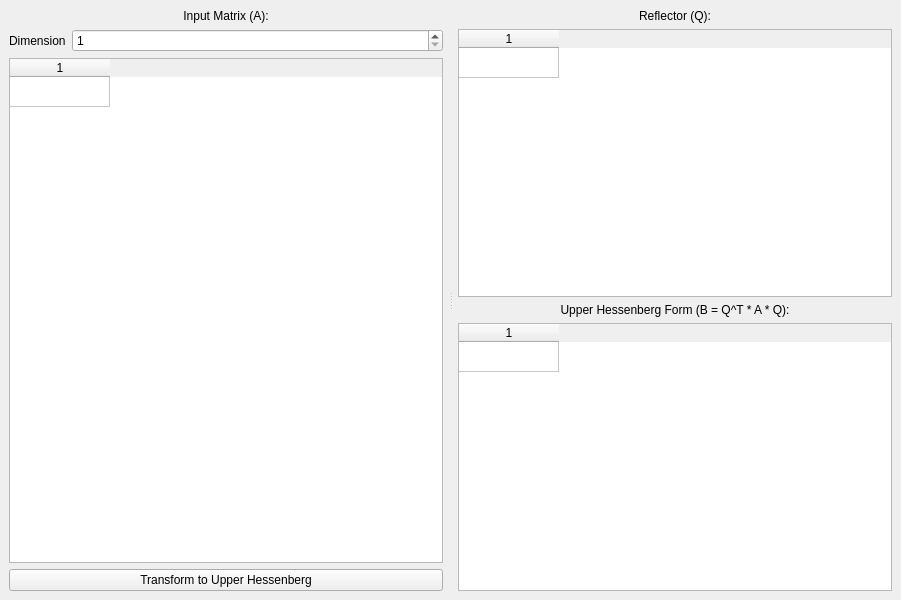
<?xml version="1.0" encoding="UTF-8"?>
<ui version="4.0">
 <class>MainWindow</class>
 <widget class="QMainWindow" name="MainWindow">
  <property name="geometry">
   <rect>
    <x>0</x>
    <y>0</y>
    <width>901</width>
    <height>600</height>
   </rect>
  </property>
  <property name="windowTitle">
   <string>Upper Hessenberg Calculator</string>
  </property>
  <widget class="QWidget" name="centralwidget">
   <layout class="QGridLayout" name="gridLayout_2">
    <item row="0" column="0">
     <widget class="QSplitter" name="splitter">
      <property name="orientation">
       <enum>Qt::Horizontal</enum>
      </property>
      <property name="handleWidth">
       <number>15</number>
      </property>
      <widget class="QWidget" name="layoutWidget">
       <layout class="QGridLayout" name="gridLayout" columnstretch="0,1">
        <item row="1" column="0">
         <widget class="QLabel" name="label_2">
          <property name="text">
           <string>Dimension</string>
          </property>
         </widget>
        </item>
        <item row="1" column="1">
         <widget class="QSpinBox" name="dimension_spin_box">
          <property name="minimum">
           <number>1</number>
          </property>
          <property name="maximum">
           <number>100</number>
          </property>
         </widget>
        </item>
        <item row="2" column="0" colspan="2">
         <widget class="QTableWidget" name="input_matrix_table_widget">
          <property name="rowCount">
           <number>1</number>
          </property>
          <property name="columnCount">
           <number>1</number>
          </property>
          <attribute name="horizontalHeaderVisible">
           <bool>true</bool>
          </attribute>
          <attribute name="verticalHeaderVisible">
           <bool>false</bool>
          </attribute>
          <row/>
          <column/>
         </widget>
        </item>
        <item row="3" column="0" colspan="2">
         <widget class="QPushButton" name="transform_button">
          <property name="sizePolicy">
           <sizepolicy hsizetype="Minimum" vsizetype="Minimum">
            <horstretch>0</horstretch>
            <verstretch>0</verstretch>
           </sizepolicy>
          </property>
          <property name="text">
           <string>Transform to Upper Hessenberg</string>
          </property>
         </widget>
        </item>
        <item row="0" column="0" colspan="2">
         <widget class="QLabel" name="label">
          <property name="text">
           <string>Input Matrix (A):</string>
          </property>
          <property name="alignment">
           <set>Qt::AlignCenter</set>
          </property>
         </widget>
        </item>
       </layout>
      </widget>
      <widget class="QWidget" name="layoutWidget">
       <layout class="QVBoxLayout" name="verticalLayout">
        <item>
         <widget class="QLabel" name="label_4">
          <property name="text">
           <string>Reflector (Q):</string>
          </property>
          <property name="alignment">
           <set>Qt::AlignCenter</set>
          </property>
         </widget>
        </item>
        <item>
         <widget class="QTableWidget" name="reflector_matrix_table_widget">
          <property name="rowCount">
           <number>1</number>
          </property>
          <property name="columnCount">
           <number>1</number>
          </property>
          <attribute name="horizontalHeaderVisible">
           <bool>true</bool>
          </attribute>
          <attribute name="verticalHeaderVisible">
           <bool>false</bool>
          </attribute>
          <row/>
          <column/>
         </widget>
        </item>
        <item>
         <widget class="QLabel" name="label_5">
          <property name="text">
           <string>Upper Hessenberg Form (B = Q^T * A * Q):</string>
          </property>
          <property name="alignment">
           <set>Qt::AlignCenter</set>
          </property>
         </widget>
        </item>
        <item>
         <widget class="QTableWidget" name="hessenberg_matrix_table_widget">
          <property name="rowCount">
           <number>1</number>
          </property>
          <property name="columnCount">
           <number>1</number>
          </property>
          <attribute name="horizontalHeaderVisible">
           <bool>true</bool>
          </attribute>
          <attribute name="verticalHeaderVisible">
           <bool>false</bool>
          </attribute>
          <row/>
          <column/>
         </widget>
        </item>
       </layout>
      </widget>
     </widget>
    </item>
   </layout>
  </widget>
 </widget>
 <resources/>
 <connections/>
</ui>
